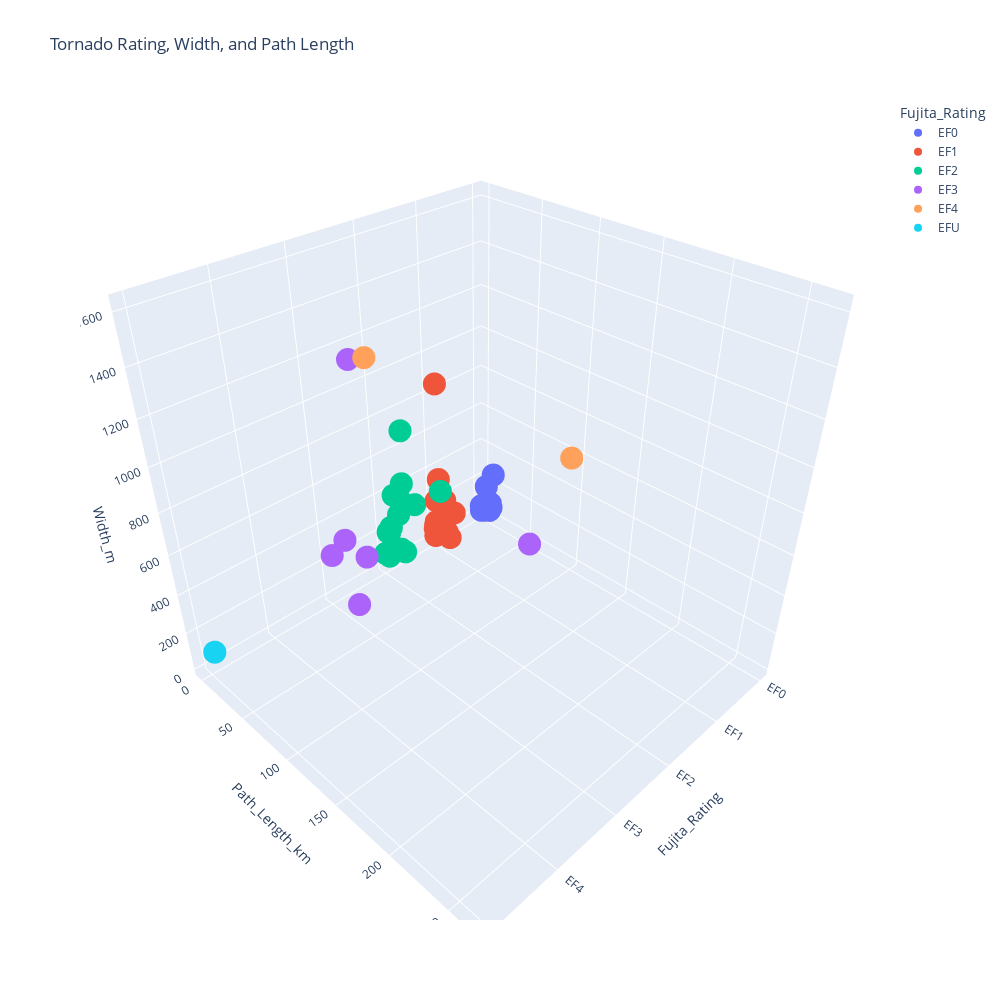

The cell this chart's notebook holds for it:
### Code cell
# Create a 3D plot that plots rating, width, and path length
fig2 = px.scatter_3d(two_day_system, x='Fujita_Rating', y='Path_Length_km', z='Width_m', title='Tornado Rating, Width, and Path Length', color='Fujita_Rating',width=1000, height=1000)
fig2.show()

### Figure 1 — Plotly figure (JSON) as saved in the notebook; plotly's stock layout.template omitted (floating-point values rounded to 4 significant figures)
{"data": [{"hovertemplate": "Fujita_Rating=%{x}<br>Path_Length_km=%{y}<br>Width_m=%{z}<extra></extra>", "legendgroup": "EF0", "marker": {"color": "#636efa", "symbol": "circle"}, "mode": "markers", "name": "EF0", "scene": "scene", "showlegend": true, "type": "scatter3d", "x": ["EF0", "EF0", "EF0", "EF0", "EF0", "EF0", "EF0", "EF0", "EF0", "EF0", "EF0", "EF0", "EF0", "EF0", "EF0", "EF0", "EF0"], "y": [0.31, 3.44, 11.73, 4.94, 9.99, 2.22, 14, 10.91, 0.85, 7.7, 0.4, 0.8, 0.64, 5, 6.1, 4.7, 1.9], "z": [46, 27, 69, 46, 46, 46, 270, 91, 46, 91, 18, 23, 46, 73, 180, 46, 46]}, {"hovertemplate": "Fujita_Rating=%{x}<br>Path_Length_km=%{y}<br>Width_m=%{z}<extra></extra>", "legendgroup": "EF1", "marker": {"color": "#EF553B", "symbol": "circle"}, "mode": "markers", "name": "EF1", "scene": "scene", "showlegend": true, "type": "scatter3d", "x": ["EF1", "EF1", "EF1", "EF1", "EF1", "EF1", "EF1", "EF1", "EF1", "EF1", "EF1", "EF1", "EF1", "EF1", "EF1", "EF1", "EF1", "EF1", "EF1", "EF1", "EF1", "EF1", "EF1", "EF1", "EF1", "EF1", "EF1", "EF1"], "y": [0.82, 23.3, 3.1, 8.96, 5.84, 11.54, 4.72, 0.97, 0.4, 1.9, 10.98, 12.34, 1.6, 10, 17.98, 7.2, 10.1, 2.6, 12.6, 14.6, 2.98, 1.08, 0.97, 4.43, 14.2, 3.1, 0.89, 7.5], "z": [27, 230, 46, 160, 370, 91, 870, 91, 69, 114, 140, 91, 46, 140, 69, 91, 69, 240, 270, 91, 91, 69, 91, 69, 91, 46, 73, 140]}, {"hovertemplate": "Fujita_Rating=%{x}<br>Path_Length_km=%{y}<br>Width_m=%{z}<extra></extra>", "legendgroup": "EF2", "marker": {"color": "#00cc96", "symbol": "circle"}, "mode": "markers", "name": "EF2", "scene": "scene", "showlegend": true, "type": "scatter3d", "x": ["EF2", "EF2", "EF2", "EF2", "EF2", "EF2", "EF2", "EF2", "EF2", "EF2", "EF2", "EF2", "EF2", "EF2", "EF2"], "y": [66.74, 5.8, 25.4, 7.4, 10.1, 9.8, 38.54, 19.65, 20.57, 21.13, 24.9, 14.66, 26.7, 1.01, 5.87], "z": [630, 230, 180, 230, 270, 270, 480, 370, 180, 460, 550, 460, 820, 91, 91]}, {"hovertemplate": "Fujita_Rating=%{x}<br>Path_Length_km=%{y}<br>Width_m=%{z}<extra></extra>", "legendgroup": "EF3", "marker": {"color": "#ab63fa", "symbol": "circle"}, "mode": "markers", "name": "EF3", "scene": "scene", "showlegend": true, "type": "scatter3d", "x": ["EF3", "EF3", "EF3", "EF3", "EF3", "EF3"], "y": [48, 34, 23.7, 45.11, 5.87, 197.8], "z": [400, 91, 410, 1300, 270, 949]}, {"hovertemplate": "Fujita_Rating=%{x}<br>Path_Length_km=%{y}<br>Width_m=%{z}<extra></extra>", "legendgroup": "EF4", "marker": {"color": "#FFA15A", "symbol": "circle"}, "mode": "markers", "name": "EF4", "scene": "scene", "showlegend": true, "type": "scatter3d", "x": ["EF4", "EF4"], "y": [130.7, 266.7], "z": [1600, 1610]}, {"hovertemplate": "Fujita_Rating=%{x}<br>Path_Length_km=%{y}<br>Width_m=%{z}<extra></extra>", "legendgroup": "EFU", "marker": {"color": "#19d3f3", "symbol": "circle"}, "mode": "markers", "name": "EFU", "scene": "scene", "showlegend": true, "type": "scatter3d", "x": ["EFU"], "y": [10.77], "z": [140]}], "layout": {"height": 1000, "legend": {"title": {"text": "Fujita_Rating"}, "tracegroupgap": 0}, "scene": {"domain": {"x": [0, 1], "y": [0, 1]}, "xaxis": {"categoryarray": ["EF0", "EF1", "EF2", "EF3", "EF4", "EFU"], "categoryorder": "array", "title": {"text": "Fujita_Rating"}}, "yaxis": {"title": {"text": "Path_Length_km"}}, "zaxis": {"title": {"text": "Width_m"}}}, "title": {"text": "Tornado Rating, Width, and Path Length"}, "width": 1000}}
